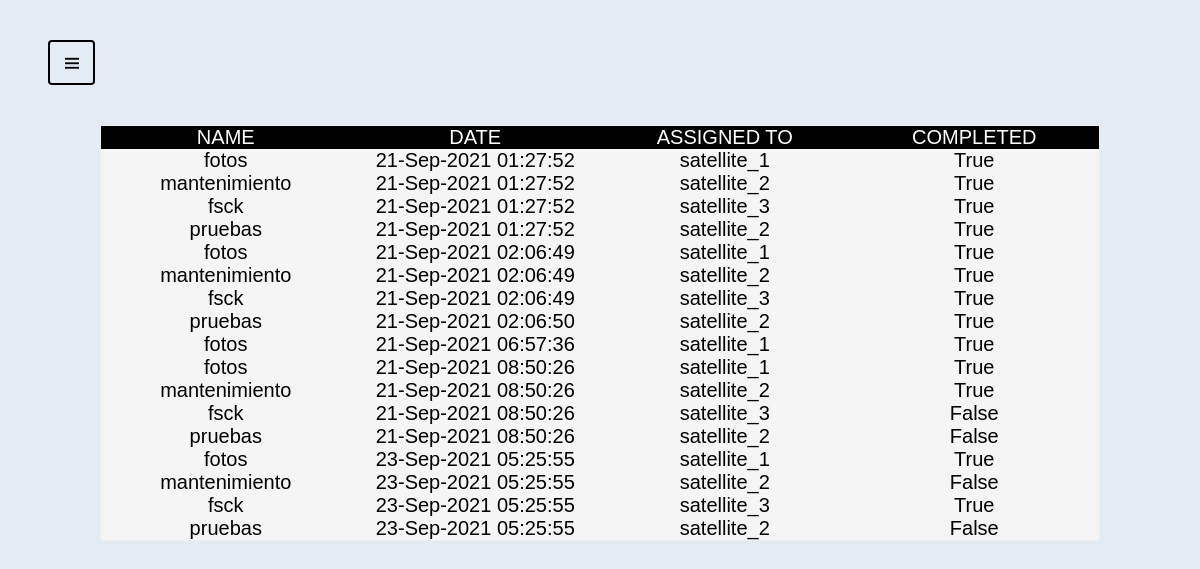
The app's page /ground_control/tasks/ with its own data.
### ground_control/models.py (models this page shows, shortened)
class Task(models.Model):
    name = models.CharField(max_length=100)
    date_added = models.DateTimeField(default=timezone.now)
    assigned_to = models.CharField(max_length=100) #TODO: use foreingKey
    completed = models.BooleanField()

### ground_control/views.py (the view)
# urls.py: path('tasks/', views.tasks, name='tasks'),
def tasks(request):
    context = {
        'tasks': Task.objects.all()
    }
    return render (request, 'ground_control/tasks.html', context)

### ground_control/templates/ground_control/tasks.html
{% extends "ground_control/base.html" %}
{% block content %}
<div class="container-table">
	<div class="table">
		<div class="table-header">
			<div class="header__item">Name</div>
			<div class="header__item">Date</div>
			<div class="header__item">Assigned to</div>
			<div class="header__item">Completed</div>
		</div>
		<div class="table-content">
            {% for task in tasks %}
			<div class="table-row">
				<div class="table-data">{{ task.name }}</div>
				<div class="table-data">{{ task.date_added|date:"j-M-Y h:i:s" }}</div>
				<div class="table-data">{{ task.assigned_to }}</div>
				<div class="table-data">{{ task.completed }}</div>
			</div>
            {% endfor %}
		</div>
	</div>
</div>
{% endblock content %}

### ground_control/static/ground_control/index.css (style rules this page uses)
.container-table { max-width: 1000px; margin-right:auto; margin-left:auto; display:flex; justify-content:center; align-items:baseline; min-height:10vh; background-color: whitesmoke; }
.table { width:100%; border:1px solid #EEEEEE; }
.table-header { display:flex; width:100%; background:#000; padding:(12 * 1.5) 0; }
.table-row { display:flex; width:100%; padding:(12 * 1.5) 0; }
.table-data, .header__item { flex: 1 1 20%; text-align:center; }
.header__item { text-transform:uppercase; color:white; text-decoration: none; position:relative; display:inline-block; padding-left: 24px; padding-right: 24px; }
:root { --primColor: rgb(227, 235, 245); --secoColor: black; --cornerRad: 4px; }
body { background-color: var(--primColor); font-family: Arial, Helvetica, sans-serif; font-size: 20px; }

### records on screen
Task: name "fotos", date_added "21-Sep-2021 01:27:52", assigned_to "satellite_1", completed "True"
Task: name "mantenimiento", date_added "21-Sep-2021 01:27:52", assigned_to "satellite_2", completed "True"
Task: name "fsck", date_added "21-Sep-2021 01:27:52", assigned_to "satellite_3", completed "True"
Task: name "pruebas", date_added "21-Sep-2021 01:27:52", assigned_to "satellite_2", completed "True"
Task: name "fotos", date_added "21-Sep-2021 02:06:49", assigned_to "satellite_1", completed "True"
Task: name "mantenimiento", date_added "21-Sep-2021 02:06:49", assigned_to "satellite_2", completed "True"
Task: name "fsck", date_added "21-Sep-2021 02:06:49", assigned_to "satellite_3", completed "True"
Task: name "pruebas", date_added "21-Sep-2021 02:06:50", assigned_to "satellite_2", completed "True"
Task: name "fotos", date_added "21-Sep-2021 06:57:36", assigned_to "satellite_1", completed "True"
Task: name "fotos", date_added "21-Sep-2021 08:50:26", assigned_to "satellite_1", completed "True"
Task: name "mantenimiento", date_added "21-Sep-2021 08:50:26", assigned_to "satellite_2", completed "True"
Task: name "fsck", date_added "21-Sep-2021 08:50:26", assigned_to "satellite_3", completed "False"
Task: name "pruebas", date_added "21-Sep-2021 08:50:26", assigned_to "satellite_2", completed "False"
Task: name "fotos", date_added "23-Sep-2021 05:25:55", assigned_to "satellite_1", completed "True"
Task: name "mantenimiento", date_added "23-Sep-2021 05:25:55", assigned_to "satellite_2", completed "False"
Task: name "fsck", date_added "23-Sep-2021 05:25:55", assigned_to "satellite_3", completed "True"
Task: name "pruebas", date_added "23-Sep-2021 05:25:55", assigned_to "satellite_2", completed "False"
